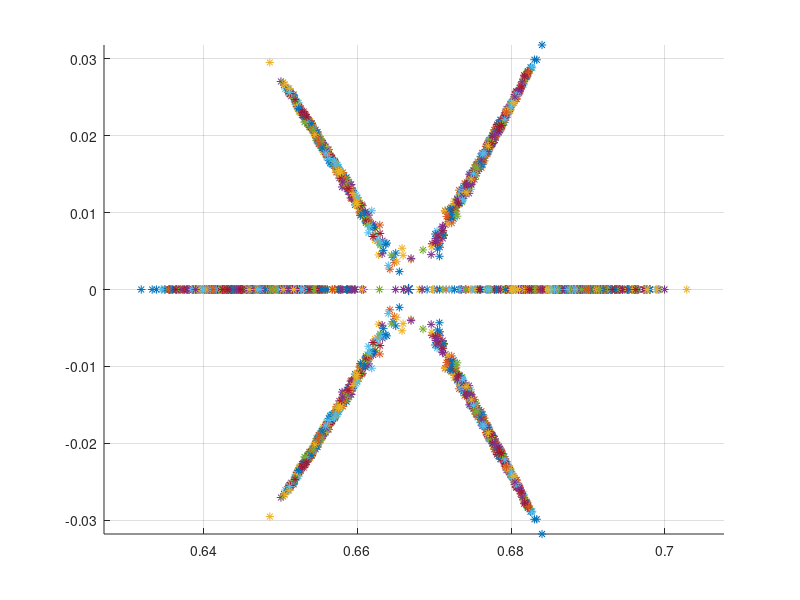

Source code (MATLAB):
#Test 3 Cond, problema 2
# Sa se perturbe coeficientii lui f cu numere aleatoare avand distributia 
# N(0,10^(5)) si sa se reprezinte grafic radacinile.   
# Repetati de un numar mare de ori (de exemplu, n=1000) si pastrati pe ecran 
# punctele reprezentate la fiecare repetare.
clear;
root=2/3;
order=3;
coefs=poly(ones(1,order)*(root));
# perturbam coeficientii polinomului

clf; hold on; grid on;
#desenam radacinile originale
perturbed_roots=roots(coefs);
h=plot(real(perturbed_roots),imag(perturbed_roots),'*');
set(h,'Markersize',8);

# iteram de n=1000 ori pentru a evalua efectul perturbarilor
for k=1:1000
  new_coefs=coefs.*(1+normrnd(0,1e-5,1,length(coefs)));
  new_roots=roots(new_coefs);
  h2=plot(real(new_roots),imag(new_roots),'*');
  set(h2,'Markersize',6)
endfor
axis equal
  
